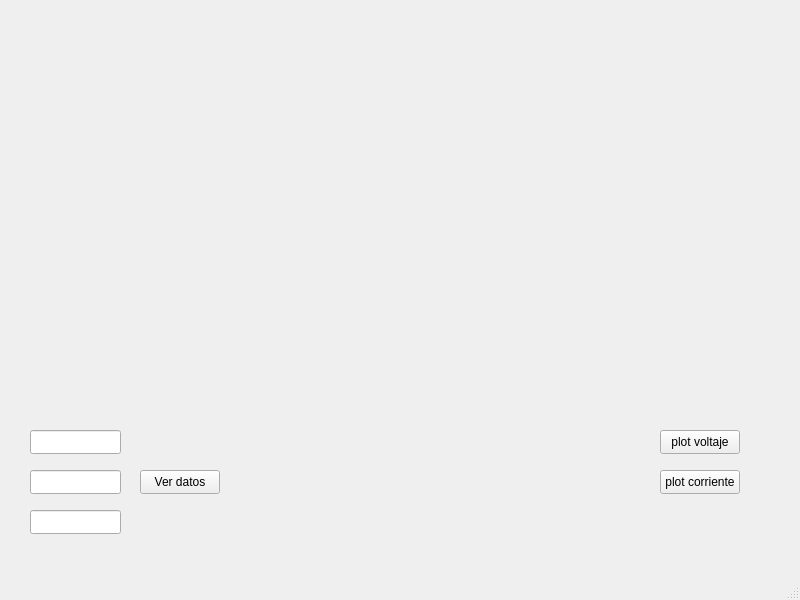
<?xml version="1.0" encoding="UTF-8"?>
<ui version="4.0">
 <class>MainWindow</class>
 <widget class="QMainWindow" name="MainWindow">
  <property name="geometry">
   <rect>
    <x>0</x>
    <y>0</y>
    <width>800</width>
    <height>600</height>
   </rect>
  </property>
  <property name="windowTitle">
   <string>MainWindow</string>
  </property>
  <widget class="QWidget" name="centralwidget">
   <widget class="QCustomPlot" name="graphic" native="true">
    <property name="geometry">
     <rect>
      <x>30</x>
      <y>20</y>
      <width>731</width>
      <height>381</height>
     </rect>
    </property>
   </widget>
   <widget class="QPushButton" name="btn_volt">
    <property name="geometry">
     <rect>
      <x>660</x>
      <y>430</y>
      <width>80</width>
      <height>24</height>
     </rect>
    </property>
    <property name="text">
     <string>plot voltaje</string>
    </property>
   </widget>
   <widget class="QPushButton" name="btn_current">
    <property name="geometry">
     <rect>
      <x>660</x>
      <y>470</y>
      <width>80</width>
      <height>24</height>
     </rect>
    </property>
    <property name="text">
     <string>plot corriente</string>
    </property>
   </widget>
   <widget class="QLineEdit" name="irms">
    <property name="geometry">
     <rect>
      <x>30</x>
      <y>470</y>
      <width>91</width>
      <height>24</height>
     </rect>
    </property>
   </widget>
   <widget class="QLineEdit" name="pot">
    <property name="geometry">
     <rect>
      <x>30</x>
      <y>510</y>
      <width>91</width>
      <height>24</height>
     </rect>
    </property>
   </widget>
   <widget class="QLineEdit" name="vrms">
    <property name="geometry">
     <rect>
      <x>30</x>
      <y>430</y>
      <width>91</width>
      <height>24</height>
     </rect>
    </property>
   </widget>
   <widget class="QPushButton" name="btn_dat">
    <property name="geometry">
     <rect>
      <x>140</x>
      <y>470</y>
      <width>80</width>
      <height>24</height>
     </rect>
    </property>
    <property name="text">
     <string>Ver datos</string>
    </property>
   </widget>
  </widget>
  <widget class="QMenuBar" name="menubar">
   <property name="geometry">
    <rect>
     <x>0</x>
     <y>0</y>
     <width>800</width>
     <height>21</height>
    </rect>
   </property>
  </widget>
  <widget class="QStatusBar" name="statusbar"/>
 </widget>
 <customwidgets>
  <customwidget>
   <class>QCustomPlot</class>
   <extends>QWidget</extends>
   <header>qcustomplot.h</header>
   <container>1</container>
  </customwidget>
 </customwidgets>
 <resources/>
 <connections/>
</ui>
